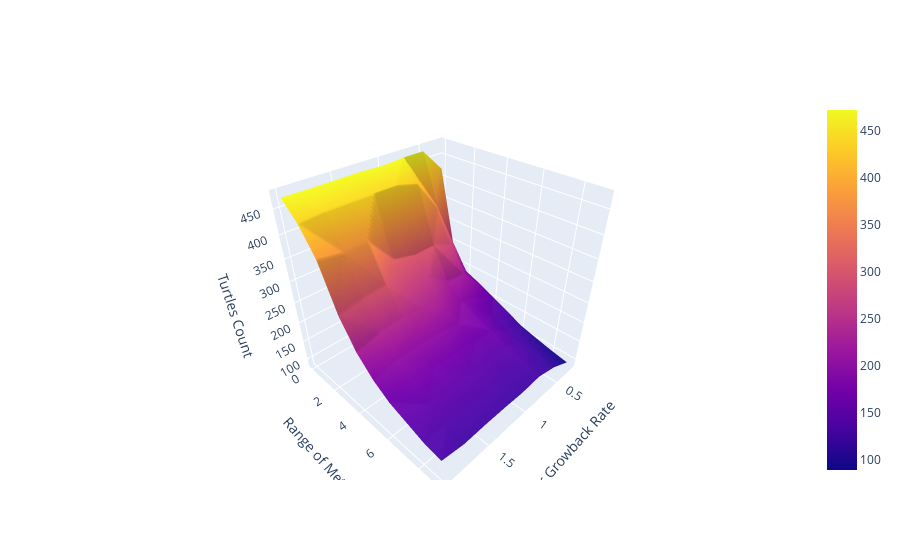

Notebook cell for this chart:
### Code cell
from scipy.interpolate import griddata

# Assuming grouped_df contains your data

# Define grid
x = grouped_df['sugar-growback-rate']
y = grouped_df['range_of_meta']
z = grouped_df['turtles_count']
xi = np.linspace(x.min(), x.max(), 100)
yi = np.linspace(y.min(), y.max(), 100)
xi, yi = np.meshgrid(xi, yi)

# Interpolate
zi = griddata((x, y), z, (xi, yi), method='linear')

# Create surface plot
fig = go.Figure(data=[go.Surface(x=xi, y=yi, z=zi)])

# Update layout
fig.update_layout(scene=dict(
                    xaxis_title='Sugar Growback Rate',
                    yaxis_title='Range of Meta',
                    zaxis_title='Turtles Count'))

fig.show()

### Figure 1 — Plotly figure (JSON) as saved in the notebook; plotly's stock layout.template omitted (floating-point values rounded to 4 significant figures; data arrays with more than 128 entries replaced by an {"elided": "..."} marker saying what was removed)
{"data": [{"type": "surface", "x": {"elided": "100x100 float values"}, "y": {"elided": "100x100 float values"}, "z": {"elided": "100x100 float values"}}], "layout": {"scene": {"xaxis": {"title": {"text": "Sugar Growback Rate"}}, "yaxis": {"title": {"text": "Range of Meta"}}, "zaxis": {"title": {"text": "Turtles Count"}}}}}
